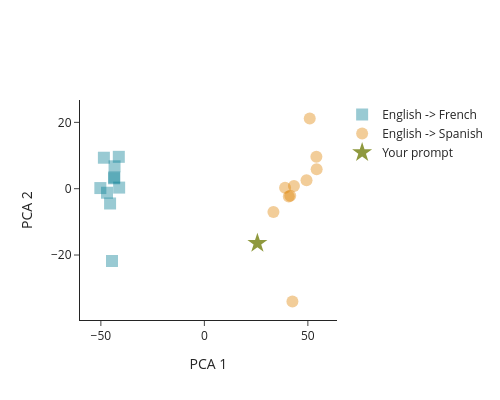

This figure's notebook cell:
### Markdown cell above
Come up with an English-to-Spanish prompt that our PCA analysis would incorrectly categorize as French. How do you know?

*Hint: What if we tried words that don't need translating?*

### Code cell
YOUR_PROMPT = "English: love, Espanol:" # change the input!

with torch.no_grad():
  with model.trace(YOUR_PROMPT):
    # get activation at layer L & last token (:)
    activation = model.model.layers[LAYER].output[:, -1, :].save()

activation_low_dim = pca.transform(activation.cpu().float().numpy())

# your code here!
fig.add_trace(go.Scatter(
  x=activation_low_dim[:, 0],
  y=activation_low_dim[:, 1],
  mode='markers',
  marker=dict(symbol='star', color="#8F993E", size=15),
  name='Your prompt',
  hovertext=YOUR_PROMPT
))

fig.show()

### Figure 1 — Plotly figure (JSON) as saved in the notebook; plotly's stock layout.template omitted (floating-point values rounded to 4 significant figures)
{"data": [{"hovertext": ["English: dog, Francais:", "English: cat, Francais:", "English: mouse, Francais:", "English: fish, Francais:", "English: bird, Francais:", "English: turtle, Francais:", "English: monkey, Francais:", "English: bear, Francais:", "English: lion, Francais:", "English: penguin, Francais:"], "marker": {"color": "rgba(0, 124, 146, 0.4)", "size": 12, "symbol": "square"}, "mode": "markers", "name": "English -> French", "type": "scatter", "x": [-43.62, -45.55, -43.52, -43.4, -41.33, -47.04, -41.17, -48.54, -50.25, -44.63], "y": [3.133, -4.458, 3.401, 6.754, 9.609, -1.214, 0.3338, 9.342, 0.1938, -21.8]}, {"hovertext": ["English: dog, Espanol:", "English: cat, Espanol:", "English: mouse, Espanol:", "English: fish, Espanol:", "English: bird, Espanol:", "English: turtle, Espanol:", "English: monkey, Espanol:", "English: bear, Espanol:", "English: lion, Espanol:", "English: penguin, Espanol:"], "marker": {"color": "rgba(223, 131, 0, 0.4)", "size": 12, "symbol": "circle"}, "mode": "markers", "name": "English -> Spanish", "type": "scatter", "x": [49.35, 33.36, 41.49, 54.24, 54.11, 40.78, 39.0, 50.91, 43.28, 42.54], "y": [2.53, -7.043, -2.108, 5.84, 9.613, -2.383, 0.2868, 21.17, 0.8105, -34.01]}, {"hovertext": "English: love, Espanol:", "marker": {"color": "#8F993E", "size": 15, "symbol": "star"}, "mode": "markers", "name": "Your prompt", "type": "scatter", "x": [25.61], "y": [-16.43]}], "layout": {"height": 400, "width": 500, "xaxis": {"title": {"text": "PCA 1"}}, "yaxis": {"title": {"text": "PCA 2"}}}}
